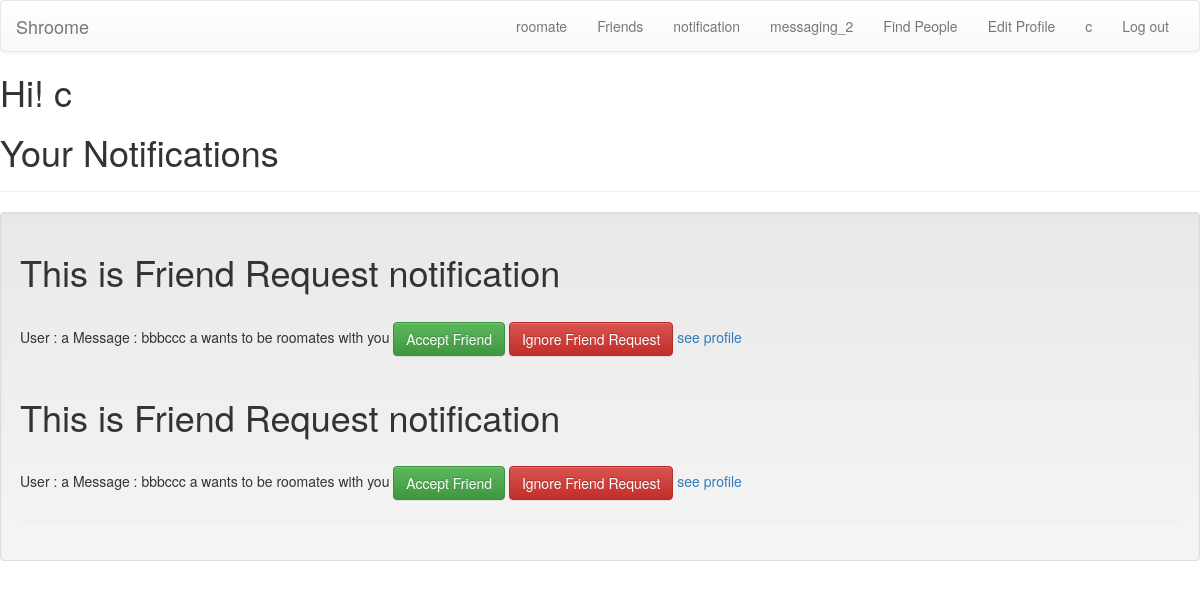
Screenshot of /notification/ (signed in) with the database file from the repository.
### notification/models.py (models this page shows)
class Notification(models.Model):
	user1 = models.ForeignKey(settings.AUTH_USER_MODEL,blank = False,null = False)
	user2 = models.ForeignKey(settings.AUTH_USER_MODEL,null = False,related_name="notification+")
	user1_uuid = models.UUIDField(blank = True,null = True)
	user2_uuid = models.UUIDField(blank = True,null = True)
	message = models.CharField(max_length=50,blank=False,null=False,default = "Unspecified")
	read = models.BooleanField(default = False)
	created = models.DateTimeField(auto_now_add=True)
	notification_type = models.CharField(max_length=2,choices=constants.NOTIFICATION_TYPE,default="FR")
	notification_id = models.UUIDField(primary_key=True, default=uuid.uuid4, editable=False)
	target_id = models.UUIDField(default=uuid.uuid4,blank = False) #--> conversation ID + friend_relation ID

### notification/views.py (the view)
# urls.py: url(r'^notification/$','notification.views.show_notification',name='show_notification'),
def show_notification(request):
	notification_result = Notification.objects.filter(user2=request.user)
	context = {"notification_result":notification_result}
	return render(request,"show_notification.html",context)

### templates/show_notification.html (shortened to what this page needs)
{% load staticfiles %}
<html>
	<body>
		<link rel="stylesheet" href="{% static "myprofile.css" %}">
		{% include 'navbar.html' %}
		<h1>Hi! {{ user.username }}</h1>
		<h1> Your Notifications </h1>
		<hr>
		<div class = "well">
			{% for elem in notification_result %}
				<div id = '{{elem.notification_id}}'>
					{% if elem.notification_type == 'FR'%}
						<h1>This is Friend Request notification</h1>
						<br>
						User : {{elem.user1}}
						Message : {{elem.message}}
					    <div class = "btn btn-success" id="accept_friend" target = '{{elem.target_id}}' this = '{{elem.notification_id}}' user1_uuid='{{elem.user1_uuid}}' user2_uuid='{{elem.user2_uuid}}'>
					    	Accept Friend
					    </div>
					    <div class = "btn btn-danger" id="ignore_friend" target = '{{elem.target_id}}' this = '{{elem.notification_id}}' user1_uuid='{{elem.user1_uuid}}' user2_uuid='{{elem.user2_uuid}}'>
					    	Ignore Friend Request
					    </div>
						<a href="../show_user/?profile_id={{elem.user1_uuid}}">see profile </a>
				{% endif %}
					<hr>
				</div>
			{% endfor %}
		</div>
	</body>
</html>

### templates/navbar.html (shortened to what this page needs)
{% load crispy_forms_tags %}
  <link rel="stylesheet" href="https://maxcdn.bootstrapcdn.com/bootstrap/3.3.5/css/bootstrap.min.css">
  <link rel="stylesheet" href="https://maxcdn.bootstrapcdn.com/bootstrap/3.3.5/css/bootstrap-theme.min.css">
  <link rel="stylesheet" href="">
<nav class="navbar navbar-default ">
    <div class="container-fluid">
        <div class="navbar-header">
            <a class="navbar-brand" href="/">Shroome</a>
        </div>
        <div class="collapse navbar-collapse" id="navbar-collapse">
            <ul class="nav navbar-nav navbar-right ">
				{% if user.is_authenticated %}
          <li class = "navbar-menu"><a href="http://{{ request.get_host }}/roomate">roomate</a></li>
			        <li class = "navbar-menu"><a href="http://{{ request.get_host }}/show_friends/"> Friends</a></li>
					<li class = "navbar-menu"><a href="http://{{ request.get_host }}/notification/">notification</a></li>
 					<li class = "navbar-menu"><a href="http://{{ request.get_host }}/messaging_2/">messaging_2</a></li>
					<li class = "navbar-menu"><a href="http://{{ request.get_host }}/find_people/">Find People</a></li>
			        <li class = "navbar-menu"><a href="http://{{ request.get_host }}/edit_profile/"> Edit Profile</a></li>
			        <li class = "navbar-menu"><a href="http://{{ request.get_host }}/myprofile/"> {{user.username}}</a></li>
			        <li class = "navbar-menu" id = "logout-button"><a href="http://{{ request.get_host }}/logout/">Log out</a></li>
			    {% endif %}
  			</ul>
        </div>
    </div>
</nav>

### static/myprofile.css (style rules this page uses)
body { background-color: #b0c4de; }

### rows the page displays
Notification: user1 "a", message "bbbccc a wants to be roomates with you"
Notification: user1 "a", message "bbbccc a wants to be roomates with you"

### other values shown
{{ user.username }} "c"
